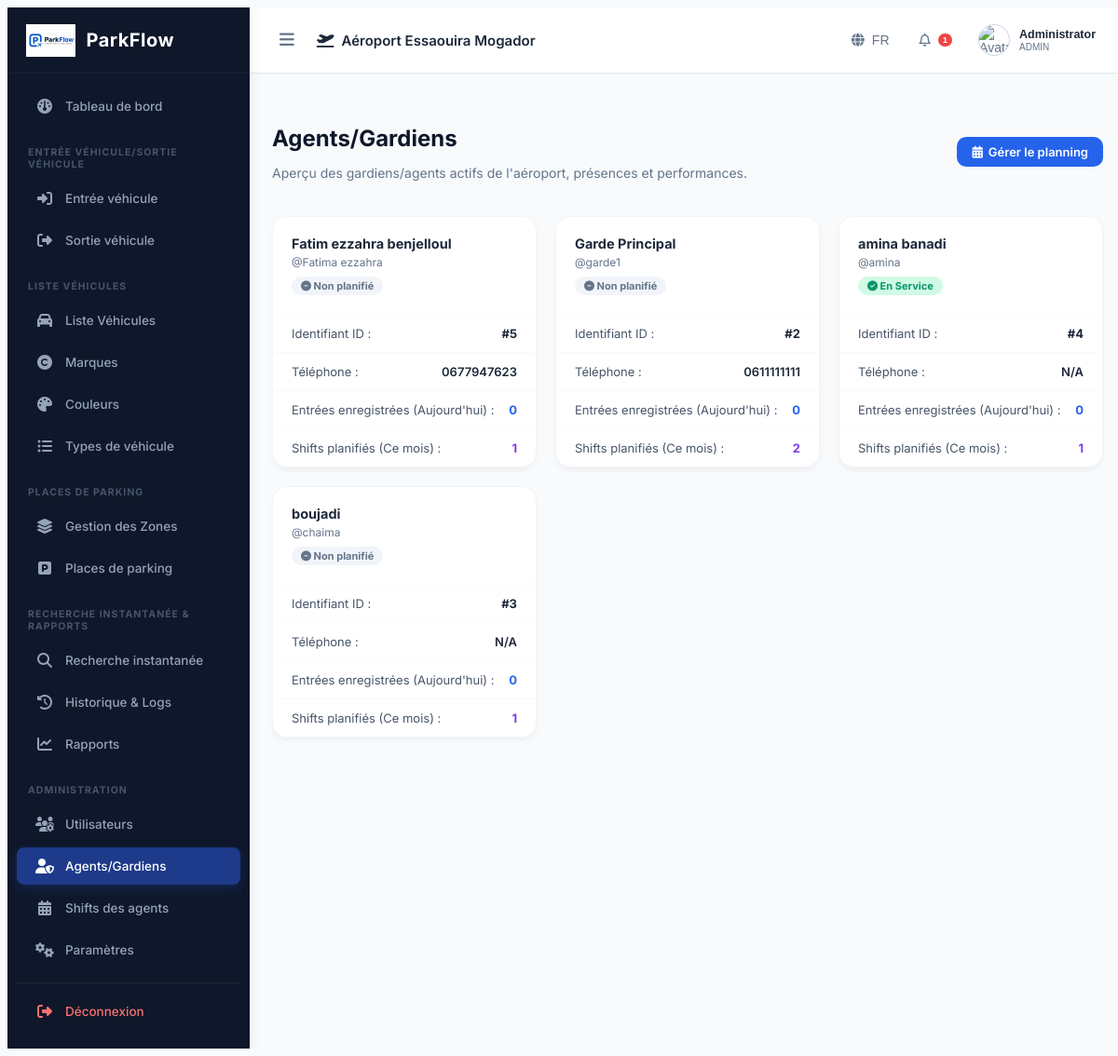
Page /users/guards (signed in) on the committed database.
### tables this page shows
CREATE TABLE settings (

    id INTEGER PRIMARY KEY AUTOINCREMENT,

    company_name TEXT,

    airport_name TEXT,

    airport_code TEXT,

    address TEXT,

    phone TEXT,

    email TEXT,

    logo TEXT,

    currency TEXT DEFAULT 'MAD'
, stripe_publishable_key TEXT DEFAULT 'pk_test_placeholder', stripe_secret_key TEXT DEFAULT 'sk_test_placeholder', enable_stripe INTEGER DEFAULT 0);

CREATE TABLE users (
    id INTEGER PRIMARY KEY AUTOINCREMENT,
    fullname TEXT NOT NULL,
    username TEXT NOT NULL UNIQUE,
    email TEXT UNIQUE,
    password TEXT NOT NULL,
    phone TEXT,
    role TEXT NOT NULL CHECK(role IN ('ADMIN','AGENT','RESPONSABLE')),
    status TEXT NOT NULL DEFAULT 'ACTIVE'
        CHECK(status IN ('ACTIVE','INACTIVE')),
    photo TEXT DEFAULT 'default_avatar.png',
    created_at DATETIME DEFAULT CURRENT_TIMESTAMP
);

### app.py (the view)
@app.route("/users/guards")
def guards_list():
    if "user" not in session:
        return redirect(url_for("login"))
    conn = get_db_connection()
    cursor = conn.cursor()
    cursor.execute("SELECT * FROM users WHERE role = 'AGENT' ORDER BY fullname ASC")
    guards = cursor.fetchall()
    guards_details = []
    for guard in guards:
        cursor.execute("SELECT COUNT(*) FROM shifts WHERE guard_id = ? AND date(shift_date) >= date('now', 'start of month')", (guard["id"],))
        shifts_count = cursor.fetchone()[0] or 0
        cursor.execute("SELECT COUNT(*) FROM parking_sessions WHERE guard_id = ? AND date(entry_datetime) = date('now')", (guard["id"],))
        sessions_today = cursor.fetchone()[0] or 0
        cursor.execute("SELECT status FROM shifts WHERE guard_id = ? AND date(shift_date) = date('now') LIMIT 1", (guard["id"],))
        shift_status = cursor.fetchone()
        status_today = shift_status["status"] if shift_status else "NON_PLANIFIE"
        g_dict = dict(guard)
        g_dict["shifts_this_month"] = shifts_count
        g_dict["sessions_today"] = sessions_today
        g_dict["status_today"] = status_today
        guards_details.append(g_dict)
    conn.close()
    return render_template("users/guards.html", username=session["user"], guards=guards_details)

### templates/users/guards.html (shortened to what this page needs)
{% extends "layout.html" %}
{% block content %}
<div class="dashboard-header" style="margin-bottom: 24px; display: flex; justify-content: space-between; align-items: center;">
    <div>
        <h1 style="font-size: 24px; font-weight: 700; color: #0f172a; margin-bottom: 4px;">{{ t('guards') }}</h1>
        <p style="font-size: 14px; color: #64748b;">Aperçu des gardiens/agents actifs de l'aéroport, présences et performances.</p>
    </div>
    <a href="/users/shifts" class="tab-btn" style="background-color: #2563eb; color: white; border: none; padding: 8px 16px; text-decoration: none; display: flex; align-items: center; gap: 6px; border-radius: 10px; font-weight: 600; font-size: 13px;">
        <i class="fa-solid fa-calendar-days"></i> Gérer le planning
    </a>
</div>
<div class="guards-grid">
    {% for g in guards %}
    <div class="guard-card">
        <div class="guard-header">
            <div>
                <h4 style="font-size: 14.5px; font-weight: 700; color: #1e293b; margin: 0 0 4px 0;">{{ g.fullname }}</h4>
                <p style="font-size: 12px; color: #64748b; margin: 0 0 6px 0;">@{{ g.username }}</p>
                {% if g.status_today == 'EN_SERVICE' %}
                <span class="guard-status-badge status-active"><i class="fa-solid fa-circle-check"></i> En Service</span>
                {% elif g.status_today == 'CONGE' %}
                <span class="guard-status-badge status-off"><i class="fa-solid fa-mug-hot"></i> En Congé</span>
                {% elif g.status_today == 'ABSENT' %}
                <span class="guard-status-badge status-absent"><i class="fa-solid fa-circle-xmark"></i> Absent</span>
                {% else %}
                <span class="guard-status-badge status-unknown"><i class="fa-solid fa-circle-minus"></i> Non planifié</span>
                {% endif %}
            </div>
        </div>
        <div class="guard-stat-row">
            <span>Identifiant ID :</span>
            <span style="font-weight: 700; color: #1e293b;">#{{ g.id }}</span>
        </div>
        <div class="guard-stat-row">
            <span>Téléphone :</span>
            <span style="font-weight: 600; color: #1e293b;">{{ g.phone or 'N/A' }}</span>
        </div>
        <div class="guard-stat-row">
            <span>Entrées enregistrées (Aujourd'hui) :</span>
            <span style="font-weight: 700; color: #2563eb;">{{ g.sessions_today }}</span>
        </div>
        <div class="guard-stat-row" style="border-bottom: none;">
            <span>Shifts planifiés (Ce mois) :</span>
            <span style="font-weight: 700; color: #7c3aed;">{{ g.shifts_this_month }}</span>
        </div>
    </div>
    {% endfor %}
</div>
{% endblock %}

### templates/layout.html (shortened to what this page needs)
<!DOCTYPE html>
<html lang="{{ current_lang }}" dir="{{ 'rtl' if current_lang == 'ar' else 'ltr' }}">
<head>
    <link rel="stylesheet" href="https://cdnjs.cloudflare.com/ajax/libs/font-awesome/6.5.2/css/all.min.css">
    <link rel="stylesheet" href="{{ url_for('static', filename='css/style.css') }}">
    <link rel="stylesheet" href="{{ url_for('static', filename='css/dashboard.css') }}">
</head>
<body>
    <div class="app-container">
        <aside class="sidebar">
            <div class="sidebar-brand">
                <img src="{{ url_for('static', filename='images/logo.png') }}" alt="Logo" class="brand-logo">
                <span class="brand-text">ParkFlow</span>
            </div>
            <nav class="sidebar-menu">
                <ul>
                    <li>
                        <a href="/dashboard" class="nav-link {% if request.path == '/dashboard' %}active{% endif %}">
                            <i class="fa-solid fa-gauge"></i> <span>{{ t('dashboard') }}</span>
                        </a>
                    </li>
                    <li class="menu-header"><span>{{ t('entry') }}/{{ t('exit') }}</span></li>
                    <li>
                        <a href="/parking/entry" class="nav-link {% if request.path == '/parking/entry' %}active{% endif %}">
                            <i class="fa-solid fa-right-to-bracket"></i> <span>{{ t('entry') }}</span>
                        </a>
                    </li>
                    <li>
                        <a href="/parking/exit" class="nav-link {% if request.path == '/parking/exit' %}active{% endif %}">
                            <i class="fa-solid fa-right-from-bracket"></i> <span>{{ t('exit') }}</span>
                        </a>
                    </li>
                    <li class="menu-header"><span>{{ t('vehicles') }}</span></li>
                    <li>
                        <a href="/vehicles" class="nav-link {% if request.path == '/vehicles' %}active{% endif %}">
                            <i class="fa-solid fa-car"></i> <span>{{ t('vehicles') }}</span>
                        </a>
                    </li>
                    <li>
                        <a href="/vehicles/brands" class="nav-link {% if request.path == '/vehicles/brands' %}active{% endif %}">
                            <i class="fa-solid fa-copyright"></i> <span>{{ t('brands') }}</span>
                        </a>
                    </li>
                    <li>
                        <a href="/vehicles/colors" class="nav-link {% if request.path == '/vehicles/colors' %}active{% endif %}">
                            <i class="fa-solid fa-palette"></i> <span>{{ t('colors') }}</span>
                        </a>
                    </li>
                    <li>
                        <a href="/vehicles/types" class="nav-link {% if request.path == '/vehicles/types' %}active{% endif %}">
                            <i class="fa-solid fa-list-ul"></i> <span>{{ t('types') }}</span>
                        </a>
                    </li>
                    <li class="menu-header"><span>{{ t('places') }}</span></li>
                    <li>
                        <a href="/parking-management/zones" class="nav-link {% if request.path == '/parking-management/zones' %}active{% endif %}">
                            <i class="fa-solid fa-layer-group"></i> <span>{{ t('zones') }}</span>
                        </a>
                    </li>
                    <li>
                        <a href="/parking-management/places" class="nav-link {% if request.path == '/parking-management/places' %}active{% endif %}">
                            <i class="fa-solid fa-square-parking"></i> <span>{{ t('places') }}</span>
                        </a>
                    </li>
                    <li class="menu-header"><span>{{ t('search') }} & {{ t('reports') }}</span></li>
                    <li>
                        <a href="/parking/search" class="nav-link {% if request.path == '/parking/search' %}active{% endif %}">
                            <i class="fa-solid fa-magnifying-glass"></i> <span>{{ t('search') }}</span>
                        </a>
                    </li>
                    <li>
                        <a href="/parking/history" class="nav-link {% if request.path == '/parking/history' %}active{% endif %}">
                            <i class="fa-solid fa-history"></i> <span>{{ t('history') }}</span>
                        </a>
                    </li>
                    <li>
                        <a href="/reports" class="nav-link {% if request.path == '/reports' %}active{% endif %}">
                            <i class="fa-solid fa-chart-line"></i> <span>{{ t('reports') }}</span>
                        </a>
                    </li>
                    <li class="menu-header"><span>Administration</span></li>
                    <li>
                        <a href="/users" class="nav-link {% if request.path == '/users' %}active{% endif %}">
                            <i class="fa-solid fa-users-gear"></i> <span>{{ t('users') }}</span>
                        </a>
                    </li>
                    <li>
                        <a href="/users/guards" class="nav-link {% if request.path == '/users/guards' %}active{% endif %}">
                            <i class="fa-solid fa-user-shield"></i> <span>{{ t('guards') }}</span>
                        </a>
                    </li>
                    <li>
                        <a href="/users/shifts" class="nav-link {% if request.path == '/users/shifts' %}active{% endif %}">
                            <i class="fa-solid fa-calendar-days"></i> <span>{{ t('shifts') }}</span>
                        </a>
                    </li>
                    <li>
                        <a href="/settings" class="nav-link {% if request.path == '/settings' %}active{% endif %}">
                            <i class="fa-solid fa-gears"></i> <span>{{ t('settings') }}</span>
                        </a>
                    </li>
                    <li class="logout-item" style="margin-top: 15px; border-top: 1px solid rgba(255,255,255,0.08); padding-top: 10px;">
                        <a href="/logout" class="nav-link" style="color: #f87171;">
                            <i class="fa-solid fa-sign-out-alt"></i> <span>{{ t('logout') }}</span>
                        </a>
                    </li>
                </ul>
            </nav>
        </aside>
        <div class="main-wrapper">
            <header class="topbar">
                <div class="topbar-left">
                    <button class="toggle-sidebar-btn" id="toggle-sidebar">
                        <i class="fa-solid fa-bars"></i>
                    </button>
                    <span class="airport-title">
                        <i class="fa-solid fa-plane-departure text-primary"></i>
                        {{ t('airport_title') }}
                    </span>
                </div>
                <div class="topbar-right">
                    <div class="language-dropdown">
                        <button class="topbar-btn" id="lang-menu-btn">
                            <i class="fa-solid fa-globe"></i> <span>{{ current_lang | upper }}</span>
                        </button>
                    </div>
                    <div class="notifications-dropdown">
                        <button class="topbar-btn" id="noti-menu-btn">
                            <i class="fa-regular fa-bell"></i>
                            <span class="badge">1</span>
                        </button>
                    </div>
                    <div class="user-dropdown">
                        <button class="topbar-btn user-profile-btn" id="user-menu-btn">
                            <img src="{{ url_for('static', filename='images/' + (session['photo'] if session and 'photo' in session else 'default_avatar.png')) }}" alt="Avatar" class="user-avatar" onerror="this.src='https://cdn-icons-png.flaticon.com/512/149/149071.png'">
                            <div class="user-details">
                                <span class="user-name">{{ session.get('fullname', 'Admin') }}</span>
                                <span class="user-role">{{ session.get('role', 'ADMIN') }}</span>
                            </div>
                        </button>
                    </div>
                </div>
            </header>
            <div class="alert-container" style="padding: 15px 25px 0 25px;">
            </div>
            <main class="page-content">
                {% block content %}{% endblock %}
            </main>
        </div>
    </div>
</body>
</html>

### rows in the picture
settings: airport_name "Aéroport Essaouira Mogador"
users: fullname "Fatim ezzahra benjelloul", username "Fatima ezzahra", shows "Non planifié", id "5", phone "0677947623", sessions_today "0", shifts_this_month "1"
users: fullname "Garde Principal", username "garde1", shows "Non planifié", id "2", phone "0611111111", sessions_today "0", shifts_this_month "2"
users: fullname "amina banadi", username "amina"
users: fullname "boujadi", username "chaima", shows "Non planifié", id "3", phone "N/A", sessions_today "0", shifts_this_month "1"

### other values in the picture
{{ t('dashboard') }} "Tableau de bord"
{{ t('entry') }} "ENTRÉE VÉHICULE"
{{ t('exit') }} "SORTIE VÉHICULE"
{{ t('entry') }} "Entrée véhicule"
{{ t('exit') }} "Sortie véhicule"
{{ t('vehicles') }} "LISTE VÉHICULES"
{{ t('vehicles') }} "Liste Véhicules"
{{ t('brands') }} "Marques"
{{ t('colors') }} "Couleurs"
{{ t('types') }} "Types de véhicule"
{{ t('places') }} "PLACES DE PARKING"
{{ t('zones') }} "Gestion des Zones"
{{ t('places') }} "Places de parking"
{{ t('search') }} "RECHERCHE INSTANTANÉE"
{{ t('reports') }} "RAPPORTS"
